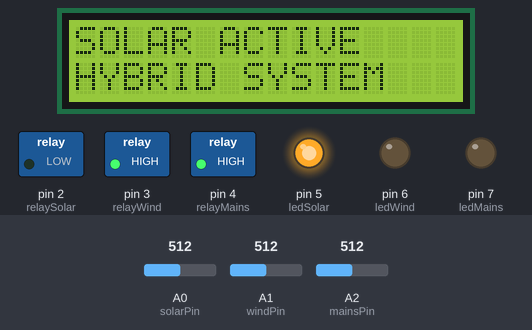
This sketch was run on a simulated Arduino Uno, built with avr-gcc and run on an emulated ATmega328P. Shown: 16×2 character LCD, switched loads named in the sketch (green lamp = pin HIGH), output pins drawn as LEDs (lit = HIGH). Inputs (shaded band) come from the test bench; at power-on: A0 (solarPin) = 512, A1 (windPin) = 512, A2 (mainsPin) = 512.

Above: at 3.2 s.
3.3 s: A0 (solarPin) set to 66
At 7.8 s:
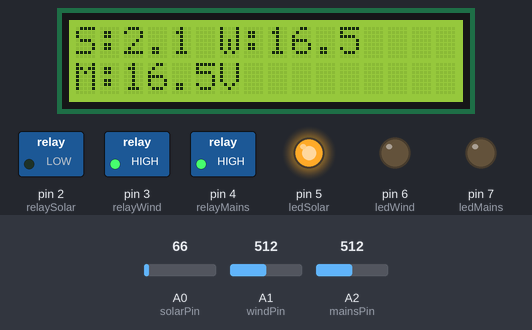
9.7 s: A0 (solarPin) set to 57
At 12.4 s:
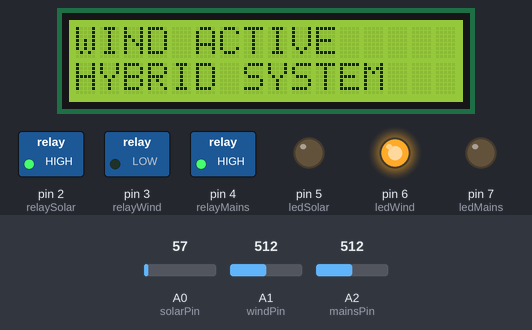
15.9 s: A1 (windPin) set to 68
At 19.6 s:
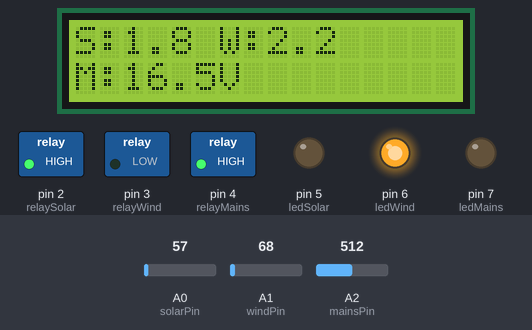
20.5 s: A1 (windPin) set to 59
At 21.5 s:
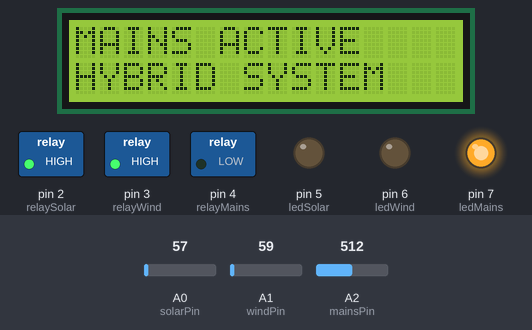
25.1 s: A2 (mainsPin) set to 716
At 28.9 s:
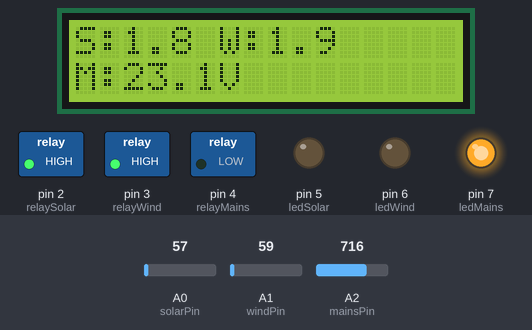
29.7 s: A2 (mainsPin) set to 900
At 31.7 s:
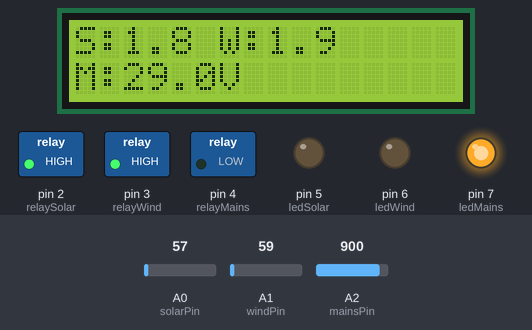
Timing chart, 0 to 33.2 s (numbered marks = the images above; inputs shaded):
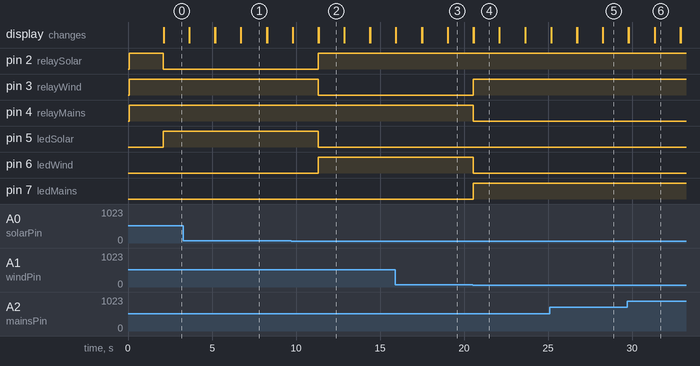

The sketch:

Hybrid_Power_Management.ino
```cpp
#include <Wire.h>
#include <LiquidCrystal_I2C.h>
LiquidCrystal_I2C lcd(0x27, 16, 2);
const int solarPin = A0;
const int windPin = A1;
const int mainsPin = A2;
const int relaySolar = 2;
const int relayWind = 3;
const int relayMains = 4;
const int ledSolar = 5;
const int ledWind = 6;
const int ledMains = 7;
const float threshold = 2.0;
float solarV;
float windV;
float mainsV;
float batteryV = 4.0;
void setup() {
  Wire.begin();
  lcd.init();
  lcd.backlight();
  pinMode(relaySolar, OUTPUT);
  pinMode(relayWind, OUTPUT);
  pinMode(relayMains, OUTPUT);
  pinMode(ledSolar, OUTPUT);
  pinMode(ledWind, OUTPUT);
  pinMode(ledMains, OUTPUT);
  digitalWrite(relaySolar, HIGH);
  digitalWrite(relayWind, HIGH);
  digitalWrite(relayMains, HIGH);
  lcd.setCursor(0, 0);
  lcd.print("HYBRID POWER");
  lcd.setCursor(0, 1);
  lcd.print("SYSTEM START");
  delay(2000);
  lcd.clear();
}
void loop() {
  solarV = analogRead(solarPin) * (5.0 / 1023.0) * 6.6;
  windV = analogRead(windPin) * (5.0 / 1023.0) * 6.6;
  mainsV = analogRead(mainsPin) * (5.0 / 1023.0) * 6.6;
  if (solarV > threshold) {
    digitalWrite(relaySolar, LOW);
    digitalWrite(relayWind, HIGH);
    digitalWrite(relayMains, HIGH);

    digitalWrite(ledSolar, HIGH);
    digitalWrite(ledWind, LOW);
    digitalWrite(ledMains, LOW);

    displaySource("SOLAR ACTIVE");

    delay(1500);

    displayVoltages();

    delay(1500);

    displayBattery("CHARGING");
  }


  else if (windV > threshold) {

    digitalWrite(relaySolar, HIGH);
    digitalWrite(relayWind, LOW);
    digitalWrite(relayMains, HIGH);

    digitalWrite(ledSolar, LOW);
    digitalWrite(ledWind, HIGH);
    digitalWrite(ledMains, LOW);

    displaySource("WIND ACTIVE");

    delay(1500);

    displayVoltages();

    delay(1500);

    displayBattery("CHARGING");
  }


  else {

    digitalWrite(relaySolar, HIGH);
    digitalWrite(relayWind, HIGH);
    digitalWrite(relayMains, LOW);

    digitalWrite(ledSolar, LOW);
    digitalWrite(ledWind, LOW);
    digitalWrite(ledMains, HIGH);

    displaySource("MAINS ACTIVE");

    delay(1500);

    displayVoltages();

    delay(1500);

    displayBattery("DISCHARGING");
  }

}


void displaySource(String source) {

  lcd.clear();

  lcd.setCursor(0, 0);
  lcd.print(source);

  lcd.setCursor(0, 1);
  lcd.print("HYBRID SYSTEM");
}


void displayVoltages() {

  lcd.clear();

  lcd.setCursor(0, 0);
  lcd.print("S:");
  lcd.print(solarV, 1);
  lcd.print(" W:");
  lcd.print(windV, 1);

  lcd.setCursor(0, 1);
  lcd.print("M:");
  lcd.print(mainsV, 1);
  lcd.print("V");
}


void displayBattery(String status) {

  lcd.clear();

  lcd.setCursor(0, 0);
  lcd.print("Batt ");
  lcd.print(status);

  lcd.setCursor(0, 1);
  lcd.print("Volt:");
  lcd.print(batteryV, 1);
  lcd.print("V");
}
```

Measured:
- the behaviour switches between 63 and 62 on A0 (solarPin) (found by bisection; images 1 and 2)
- the behaviour switches between 63 and 62 on A1 (windPin) (found by bisection; images 3 and 4)
- after the input at 9.7 s, pin 2 (relaySolar), pin 6 (ledWind): LOW → HIGH after 1.6 s; pin 3 (relayWind), pin 5 (ledSolar): HIGH → LOW after 1.6 s; the display: first differs from a run without the input after 1.6 s (image 2)
- after the input at 20.5 s, pin 3 (relayWind), pin 7 (ledMains): LOW → HIGH at once; pin 4 (relayMains), pin 6 (ledWind): HIGH → LOW at once; the display: first differs from a run without the input after 0.07 s (image 4)
- what the display in image 1 shows lasts 1.5 s, from 6.7 s to 8.2 s
